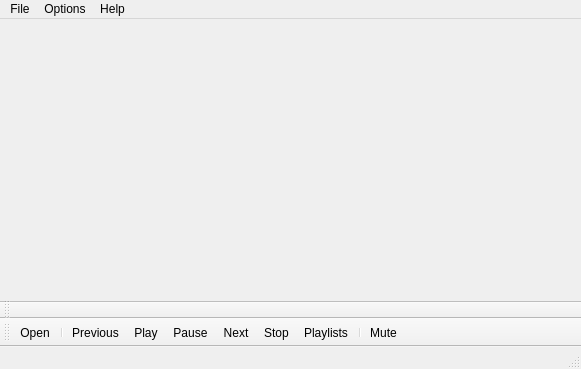
<?xml version="1.0" encoding="UTF-8"?>
<ui version="4.0">
 <class>MainWindow</class>
 <widget class="QMainWindow" name="MainWindow">
  <property name="geometry">
   <rect>
    <x>0</x>
    <y>0</y>
    <width>581</width>
    <height>369</height>
   </rect>
  </property>
  <property name="windowTitle">
   <string>MainWindow</string>
  </property>
  <widget class="QWidget" name="centralWidget">
   <widget class="QWidget" name="horizontalLayoutWidget">
    <property name="geometry">
     <rect>
      <x>0</x>
      <y>0</y>
      <width>581</width>
      <height>281</height>
     </rect>
    </property>
    <layout class="QHBoxLayout" name="screenlayout">
     <property name="spacing">
      <number>1</number>
     </property>
    </layout>
   </widget>
  </widget>
  <widget class="QMenuBar" name="menuBar">
   <property name="geometry">
    <rect>
     <x>0</x>
     <y>0</y>
     <width>581</width>
     <height>21</height>
    </rect>
   </property>
   <widget class="QMenu" name="menuFile">
    <property name="title">
     <string>File</string>
    </property>
    <addaction name="actionOpen_2"/>
    <addaction name="separator"/>
    <addaction name="actionQuit"/>
   </widget>
   <widget class="QMenu" name="menuSettings">
    <property name="title">
     <string>Options</string>
    </property>
    <widget class="QMenu" name="menuWindow_Opacity">
     <property name="title">
      <string>Window Opacity</string>
     </property>
     <addaction name="action10"/>
     <addaction name="action20"/>
     <addaction name="action30"/>
     <addaction name="action40"/>
     <addaction name="action50"/>
     <addaction name="action60"/>
     <addaction name="action70"/>
     <addaction name="action80"/>
     <addaction name="action90"/>
     <addaction name="action100"/>
    </widget>
    <addaction name="actionColor_Options"/>
    <addaction name="separator"/>
    <addaction name="menuWindow_Opacity"/>
   </widget>
   <widget class="QMenu" name="menuHelp">
    <property name="title">
     <string>Help</string>
    </property>
    <addaction name="actionShortcut_Preview"/>
    <addaction name="actionAbout"/>
   </widget>
   <addaction name="menuFile"/>
   <addaction name="menuSettings"/>
   <addaction name="menuHelp"/>
  </widget>
  <widget class="QToolBar" name="mainToolBar">
   <attribute name="toolBarArea">
    <enum>BottomToolBarArea</enum>
   </attribute>
   <attribute name="toolBarBreak">
    <bool>false</bool>
   </attribute>
   <addaction name="actionOpen"/>
   <addaction name="separator"/>
   <addaction name="actionPrevious"/>
   <addaction name="actionPlay"/>
   <addaction name="actionPause"/>
   <addaction name="actionNext"/>
   <addaction name="actionStop"/>
   <addaction name="actionPlaylists"/>
   <addaction name="separator"/>
   <addaction name="actionMute"/>
  </widget>
  <widget class="QStatusBar" name="statusBar"/>
  <widget class="QToolBar" name="toolBar">
   <property name="windowTitle">
    <string>toolBar</string>
   </property>
   <attribute name="toolBarArea">
    <enum>BottomToolBarArea</enum>
   </attribute>
   <attribute name="toolBarBreak">
    <bool>true</bool>
   </attribute>
  </widget>
  <action name="actionOpen">
   <property name="icon">
    <iconset resource="newicon.qrc">
     <normaloff>:/Images/icons/folder_page_white.png</normaloff>:/Images/icons/folder_page_white.png</iconset>
   </property>
   <property name="text">
    <string>Open</string>
   </property>
   <property name="toolTip">
    <string>Browse files (Ctrl+O)</string>
   </property>
   <property name="shortcut">
    <string>Ctrl+O</string>
   </property>
  </action>
  <action name="actionPlay">
   <property name="icon">
    <iconset resource="newicon.qrc">
     <normaloff>:/Images/icons/control_play.png</normaloff>:/Images/icons/control_play.png</iconset>
   </property>
   <property name="text">
    <string>Play</string>
   </property>
   <property name="toolTip">
    <string>Play (Space)</string>
   </property>
   <property name="shortcut">
    <string>P</string>
   </property>
  </action>
  <action name="actionPause">
   <property name="icon">
    <iconset resource="newicon.qrc">
     <normaloff>:/Images/icons/control_pause.png</normaloff>:/Images/icons/control_pause.png</iconset>
   </property>
   <property name="text">
    <string>Pause</string>
   </property>
   <property name="toolTip">
    <string>Pause (Space)</string>
   </property>
  </action>
  <action name="actionStop">
   <property name="icon">
    <iconset resource="newicon.qrc">
     <normaloff>:/Images/icons/control_stop.png</normaloff>:/Images/icons/control_stop.png</iconset>
   </property>
   <property name="text">
    <string>Stop</string>
   </property>
   <property name="toolTip">
    <string>Stop (S)</string>
   </property>
   <property name="shortcut">
    <string>S</string>
   </property>
  </action>
  <action name="actionNext">
   <property name="icon">
    <iconset resource="newicon.qrc">
     <normaloff>:/Images/icons/skip_forward.png</normaloff>:/Images/icons/skip_forward.png</iconset>
   </property>
   <property name="text">
    <string>Next</string>
   </property>
   <property name="toolTip">
    <string>Play next (Alt+Right)</string>
   </property>
   <property name="shortcut">
    <string>Alt+Right</string>
   </property>
  </action>
  <action name="actionPrevious">
   <property name="icon">
    <iconset resource="newicon.qrc">
     <normaloff>:/Images/icons/skip_backward.png</normaloff>:/Images/icons/skip_backward.png</iconset>
   </property>
   <property name="text">
    <string>Previous</string>
   </property>
   <property name="toolTip">
    <string>Play previous (Alt+Left)</string>
   </property>
   <property name="shortcut">
    <string>Alt+Left</string>
   </property>
  </action>
  <action name="actionMute">
   <property name="icon">
    <iconset resource="newicon.qrc">
     <normaloff>:/Images/icons/speaker-volume-control-mute-icon.png</normaloff>:/Images/icons/speaker-volume-control-mute-icon.png</iconset>
   </property>
   <property name="text">
    <string>Mute</string>
   </property>
   <property name="toolTip">
    <string>Mute (M)</string>
   </property>
   <property name="shortcut">
    <string>M</string>
   </property>
  </action>
  <action name="actionOpen_2">
   <property name="icon">
    <iconset resource="newicon.qrc">
     <normaloff>:/Images/icons/folder_page_white.png</normaloff>:/Images/icons/folder_page_white.png</iconset>
   </property>
   <property name="text">
    <string>Open</string>
   </property>
   <property name="toolTip">
    <string>Open (Ctrl+O)</string>
   </property>
  </action>
  <action name="actionQuit">
   <property name="icon">
    <iconset resource="newicon.qrc">
     <normaloff>:/Images/icons/deletered.png</normaloff>:/Images/icons/deletered.png</iconset>
   </property>
   <property name="text">
    <string>Quit</string>
   </property>
   <property name="toolTip">
    <string>Quit (Ctrl+Q)</string>
   </property>
   <property name="shortcut">
    <string>Ctrl+Q</string>
   </property>
  </action>
  <action name="action0">
   <property name="text">
    <string>0%</string>
   </property>
  </action>
  <action name="action10">
   <property name="text">
    <string>10%</string>
   </property>
  </action>
  <action name="action20">
   <property name="text">
    <string>20%</string>
   </property>
  </action>
  <action name="action30">
   <property name="text">
    <string>30%</string>
   </property>
  </action>
  <action name="action40">
   <property name="text">
    <string>40%</string>
   </property>
  </action>
  <action name="action50">
   <property name="text">
    <string>50%</string>
   </property>
  </action>
  <action name="action60">
   <property name="text">
    <string>60%</string>
   </property>
  </action>
  <action name="action70">
   <property name="text">
    <string>70%</string>
   </property>
  </action>
  <action name="action80">
   <property name="text">
    <string>80%</string>
   </property>
  </action>
  <action name="action90">
   <property name="text">
    <string>90%</string>
   </property>
  </action>
  <action name="action100">
   <property name="text">
    <string>100%</string>
   </property>
  </action>
  <action name="actionColor_Options">
   <property name="text">
    <string>Color Options</string>
   </property>
  </action>
  <action name="actionPlaylists">
   <property name="icon">
    <iconset resource="newicon.qrc">
     <normaloff>:/Images/icons/Playlist.png</normaloff>:/Images/icons/Playlist.png</iconset>
   </property>
   <property name="text">
    <string>Playlists</string>
   </property>
   <property name="toolTip">
    <string>Open Playlists (Ctrl+L)</string>
   </property>
   <property name="shortcut">
    <string>Ctrl+L</string>
   </property>
  </action>
  <action name="actionShortcut_Preview">
   <property name="text">
    <string>Hot Keys</string>
   </property>
  </action>
  <action name="actionAbout">
   <property name="text">
    <string>About</string>
   </property>
  </action>
 </widget>
 <layoutdefault spacing="6" margin="11"/>
 <resources>
  <include location="newicon.qrc"/>
 </resources>
 <connections/>
</ui>
